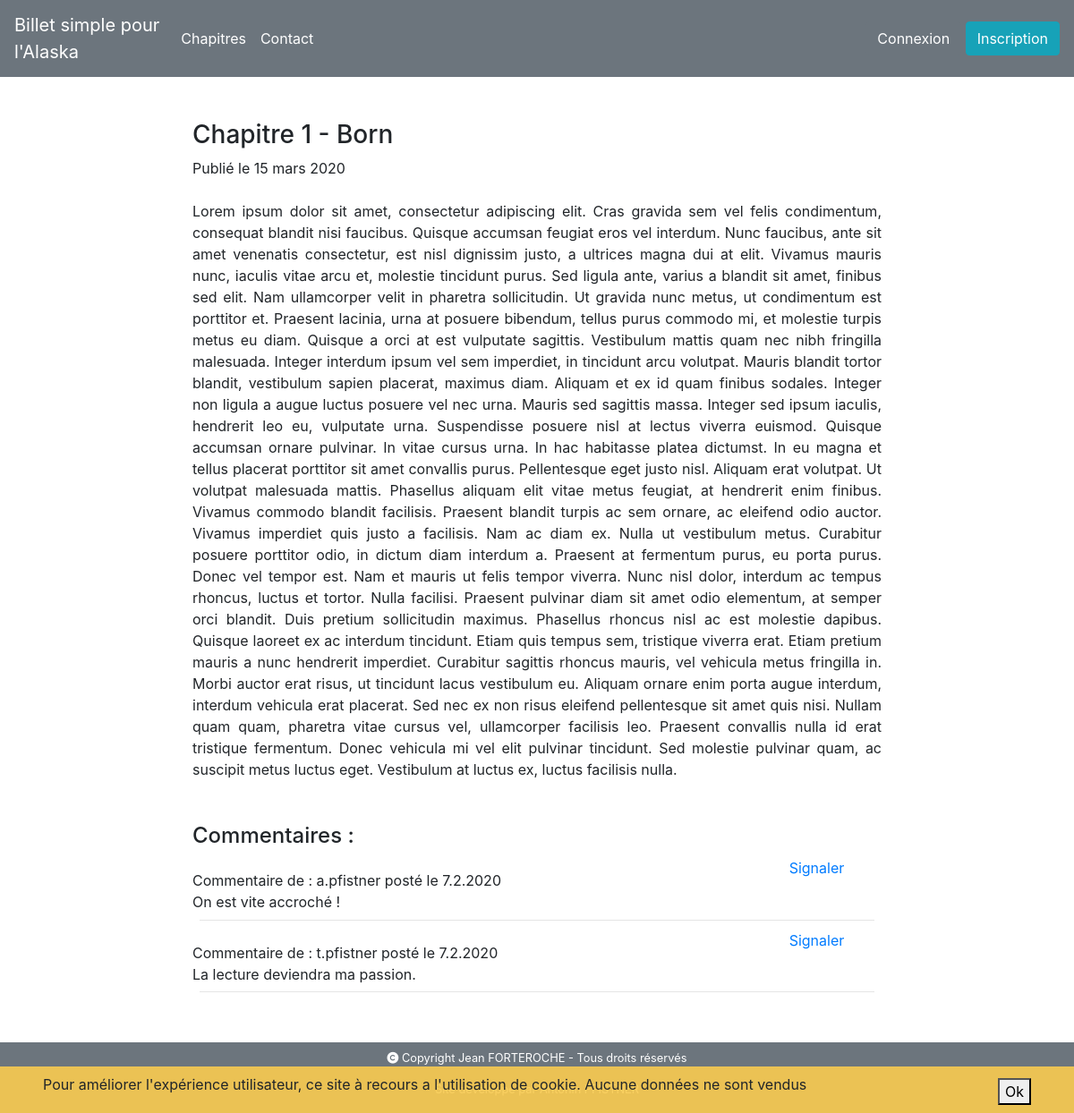
Screenshot of /?type=chapter&action=chapter&idChapter=1 with the database file from the repository.
### tables this page shows
CREATE TABLE IF NOT EXISTS `chapters` (
  `id` int(11) NOT NULL AUTO_INCREMENT,
  `chapter_name` varchar(255) NOT NULL,
  `chapter_number` int(11) NOT NULL,
  `chapter_content` longtext NOT NULL,
  `published_date` datetime NOT NULL,
  PRIMARY KEY (`id`)
);

CREATE TABLE IF NOT EXISTS `comments` (
  `id` int(11) NOT NULL AUTO_INCREMENT,
  `id_post` int(11) NOT NULL,
  `pseudo` varchar(255) NOT NULL,
  `content` longtext NOT NULL,
  `status_of_comment` int(11) NOT NULL,
  `published_date` datetime NOT NULL,
  PRIMARY KEY (`id`)
);

### gestion/Autoloader.php (called while the page is built, shortened)
<?php
class Autoloader{
   static function autoload($class){
       $controller = strpos($class, 'Controller');
       $model = strpos($class, 'Management');
       $gestion = strpos($class, 'Gestion');
       if($controller !== FALSE){
           $class = str_replace('P4\Controller\\', 'controller/', $class);
           require($class.".php");
       }
       elseif($model !== FALSE){
           $class = str_replace('P4\Model\\', 'model/', $class);
       }
       elseif ($gestion !== FALSE){
           $class = str_replace('P4\Gestion\\', 'gestion/', $class);
           require($class.".php");
       }
   }
}

### model/ManagementBDD.php (called while the page is built, shortened)
<?php
class ManagementBDD {
    public $_bd;
    function __construct()
    {
        $this->_bd = $this->AccesBDD();
    }
    private function AccesBDD(){
        $bd = new \PDO('mysql:host='.$domaineBDD.';dbname='.$BDDName.';charset=utf8', ''.$username.'', ''.$password.'');
        try{
            $bd = new \PDO('mysql:host='.$domaineBDD.';dbname='.$BDDName.';charset=utf8', ''.$username.'', ''.$password.'');
        }catch (\Exception $e){
            throw new \Exception('Erreur de connexion à la BDD, merci de contacter l\'administrateur ou de vous reconnecter plus tard.');
        }
        return $bd;
    }
    public function date($table, $id){
        $date = $this->_bd->prepare('SELECT DAY(published_date) AS day, MONTH(published_date) AS month, YEAR(published_date) AS year FROM '.$table.' WHERE id = :id');
        $date->execute(array('id'=>$id));
        return $date;
    }
}

### model/ManagementChapter.php (called while the page is built, shortened)
<?php
require_once('ManagementBDD.php');
class ManagementChapter extends ManagementBDD{
    public function chapter($id){
        $post = $this->_bd->prepare('SELECT * FROM chapters WHERE id = :id');
        $post->execute(array('id' => $id));
        return $post;
    }
    public function comments($id){
        $comments = $this->_bd->prepare('SELECT id, pseudo, content, DAY(published_date) AS day, MONTH(published_date) AS month, YEAR(published_date) AS year FROM comments WHERE id_post = :id_post AND status_of_comment = 0');
        $comments->execute(array('id_post' => $id));
        return $comments;
    }
}

### gestion/Gestion.php (called while the page is built, shortened)
<?php
class Gestion{
    public $_tabMonth = [
            "1" => "janvier",
            "2" => "février",
            "3" => "mars",
            "4" => "avril",
            "5" => "mai",
            "6" => "juin",
            "7" => "juillet",
            "8" => "aout",
            "9" => "septembre",
            "10" => "octobre",
            "11" => "novembre",
            "12" => "décembre",
        ];
    public function month(string $numberMonth) :string
    {
        $month = $this->_tabMonth[$numberMonth];
        return $month;
    }
}

### view/viewChapterAndComments.php (the view, shortened to what this page needs)
<?php
$use_chapter = $chapter->fetch();
$date = $dateChapter->fetch();
$this->_gestion = new Gestion;
$monthLetter = $this->_gestion->month($date['month']);
?>
    <div>
        <h3>Chapitre <?= $use_chapter['chapter_number'] .' - ' .$use_chapter['chapter_name']; ?></h3>
        <p class="mb-4">Publié le <?=$date['day'] ?> <?= $monthLetter ?> <?= $date['year'] ?></p>
        <p class="mb-0"><?= $use_chapter['chapter_content']; ?></p>
    </div>
    <div class="mt-5">
        <h4>Commentaires :</h4>
    <?php
while($comment = $comments->fetch()){
    ?>
        <div class="row">
            <div class="col-lg-10 mt-3">
                <p class="mb-0">Commentaire de : <?= $comment['pseudo'] ?> posté le <?=  $comment['day'] ?>.<?= $comment['month'] ?>.<?= $comment['year']?></p>
                <p class="mb-0"><?= $comment['content']?></p>
            </div>
            <div class="col-lg-2">
                <a href="/?type=chapter&action=reportComment&idComment=<?= $comment['id']?>&idChapter=<?=$_GET['idChapter']?>" class="align-middle">Signaler</a>
            </div>
    </div>
    <hr>
<?php
};
?>
    </div>
<?php
require('template.php');

### style/style.css (style rules this page uses)
body { position: relative; max-width: 100%; }
hr { display: block; margin: 1%; }

### rows the page displays
chapters: chapter_number "1", chapter_name "Born", chapter_content "Lorem ipsum dolor sit amet, consectetur adipiscing elit. Cras gravida sem vel felis condimentum, consequat blandit nisi faucibus. Quisque accumsan feugiat eros vel interdum. Nunc faucibus, ante sit amet venenatis consectetur, est nisl dignissim justo, a ultrices magna dui at elit. Vivamus mauris nunc, iaculis vitae arcu et, molestie tincidunt purus. Sed ligula ante, varius a blandit sit amet, finibus sed elit. Nam ullamcorper velit in pharetra sollicitudin. Ut gravida nunc metus, ut condimentum est porttitor et. Praesent lacinia, urna at posuere bibendum, tellus purus commodo mi, et molestie turpis metus eu diam. Quisque a orci at est vulputate sagittis. Vestibulum mattis quam nec nibh…"
comments: pseudo "a.pfistner", day "7", month "2", year "2020", content "On est vite accroché !"
comments: pseudo "t.pfistner", day "7", month "2", year "2020", content "La lecture deviendra ma passion."

### other values shown
$date['day'] "15"
$monthLetter "mars"
$date['year'] "2020"
